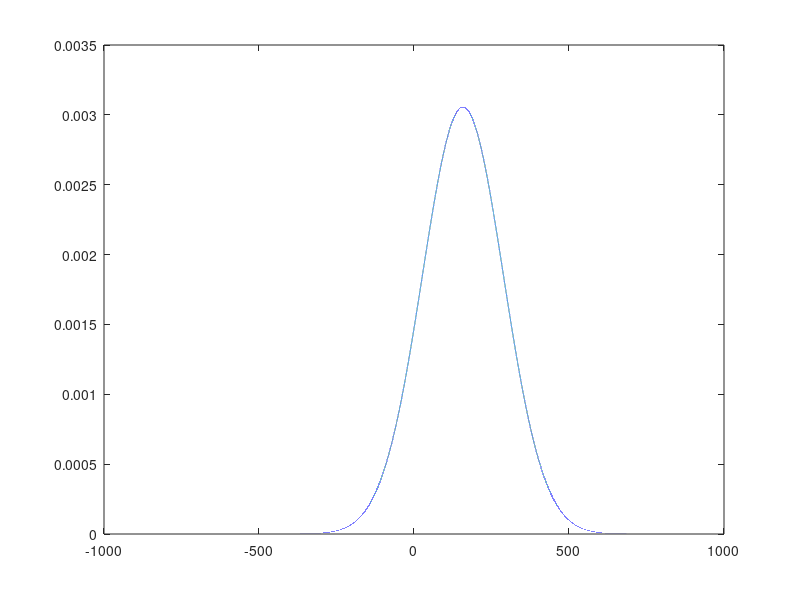

Reproduce this figure in MATLAB.
frames = [568,600,544,860,1748,5358,1179,405,489];

disp('For video frames')
averageT = mean(frames)
stdevT = std(frames)

disp('For video time in seconds')
times = frames / 10;
averageF = mean(times)
stdevF = std(times)

x = (-5 * averageF:0.01:5 * averageF) + stdevF;  %// Plotting range
y = exp(- 0.5 * ((x - stdevF) / averageF) .^ 2) / (averageF * sqrt(2 * pi));
plot(x, y)